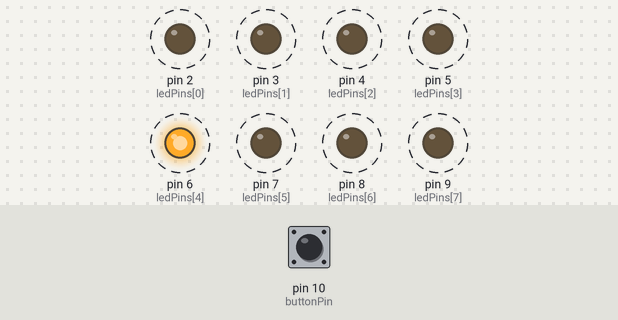
The sketch below on a simulated Arduino Uno, built with avr-gcc and run on an emulated ATmega328P. Shown: output pins drawn as LEDs (lit = HIGH). Dashed ring = blinking. The inputs (shaded band) are chosen by the test bench; at power-on: pin 10 (buttonPin) HIGH.

Above: at 2.5 s.
4.1 s: pin 10 (buttonPin) pulled LOW for 1.9 s
At 4.3 s:
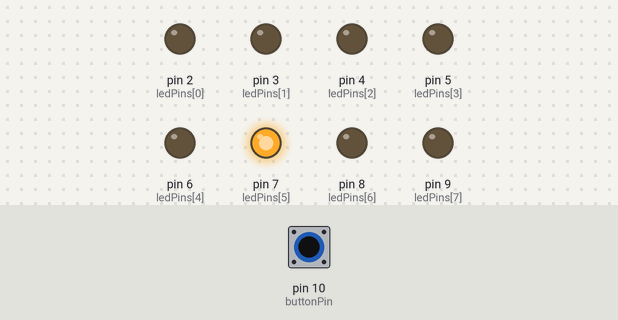
7.6 s: pin 10 (buttonPin) pulled LOW for 1.9 s
At 7.7 s:
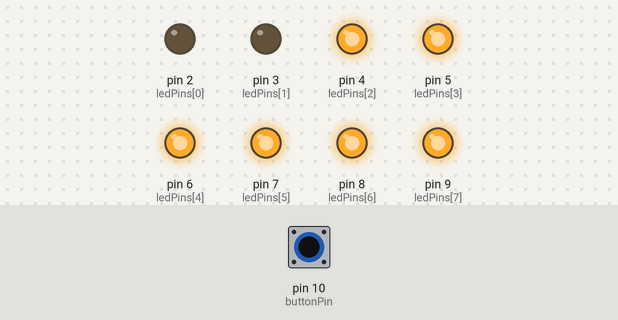
11.1 s: pin 10 (buttonPin) pulled LOW for 3.2 s
At 11.3 s:
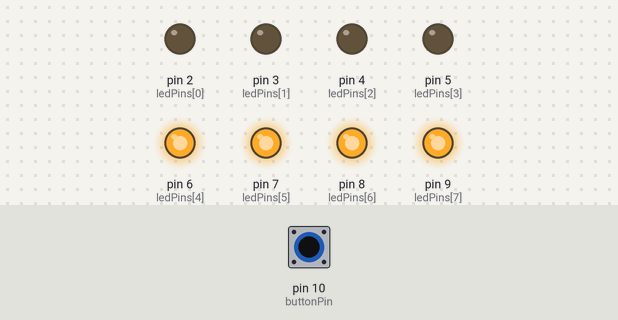
Timing chart, 0 to 21.8 s (numbered marks = the images above; inputs shaded):
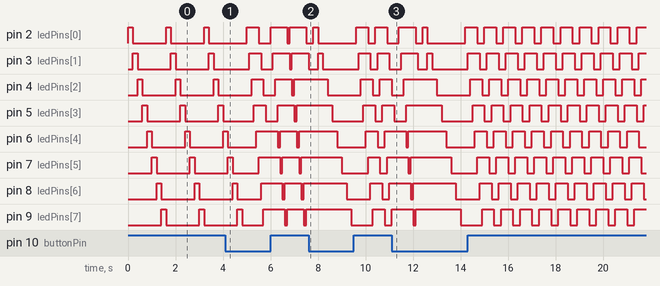

The sketch:

Ej_5_8LedsV2.ino
```cpp
const int ledPins[] = {2, 3, 4, 5, 6, 7, 8, 9};   // pines de los 8 LEDs
const int buttonPin = 10;                         // pin del botón o interruptor
int pattern = 1;                                  // patrón seleccionado (1, 2 o 3)

void setup() {
  for (int i = 0; i < 8; i++) {
    pinMode(ledPins[i], OUTPUT);
  }
  pinMode(buttonPin, INPUT);
}

void loop() {
  int buttonState = digitalRead(buttonPin);
  if (buttonState == LOW) {                      // si se presiona el botón o interruptor
    pattern = (pattern % 3) + 1;                 // cambiar al siguiente patrón
    delay(200);                                  // retardo para evitar rebotes
  }

  switch (pattern) {
    case 1:
      pattern1();
      break;
    case 2:
      pattern2();
      break;
    case 3:
      pattern3();
      break;
  }
}

void pattern1() {
  for (int i = 0; i < 8; i++) {
    digitalWrite(ledPins[i], HIGH);
    delay(200);
    digitalWrite(ledPins[i], LOW);
  }
}

void pattern2() {
  for (int i = 0; i < 8; i++) {
    digitalWrite(ledPins[i], HIGH);
    delay(100);
    digitalWrite(ledPins[(i + 4) % 8], LOW);
  }
}

void pattern3() {
  for (int i = 0; i < 8; i++) {
    digitalWrite(ledPins[i], HIGH);
    delay(100);
    digitalWrite(ledPins[(i + 2) % 8], LOW);
  }
}
```
